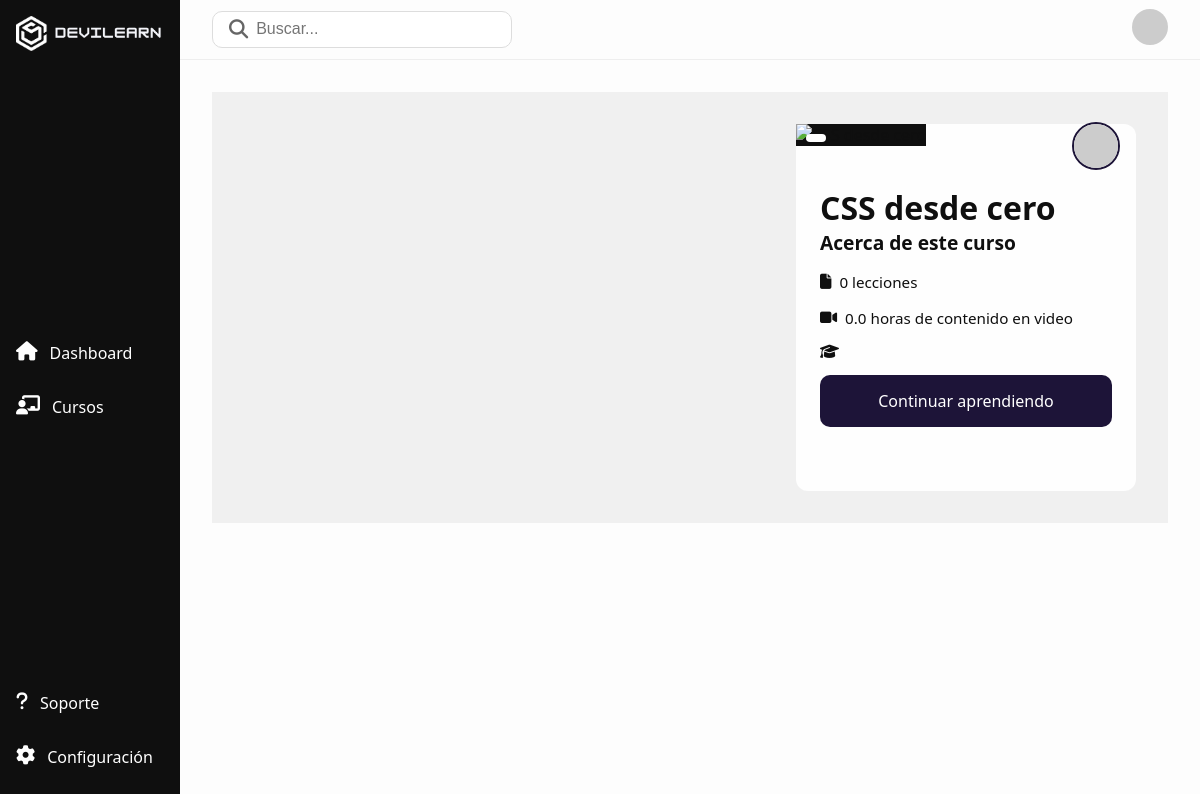
The page /courses/detail/css-desde-cero on the database as committed earlier.
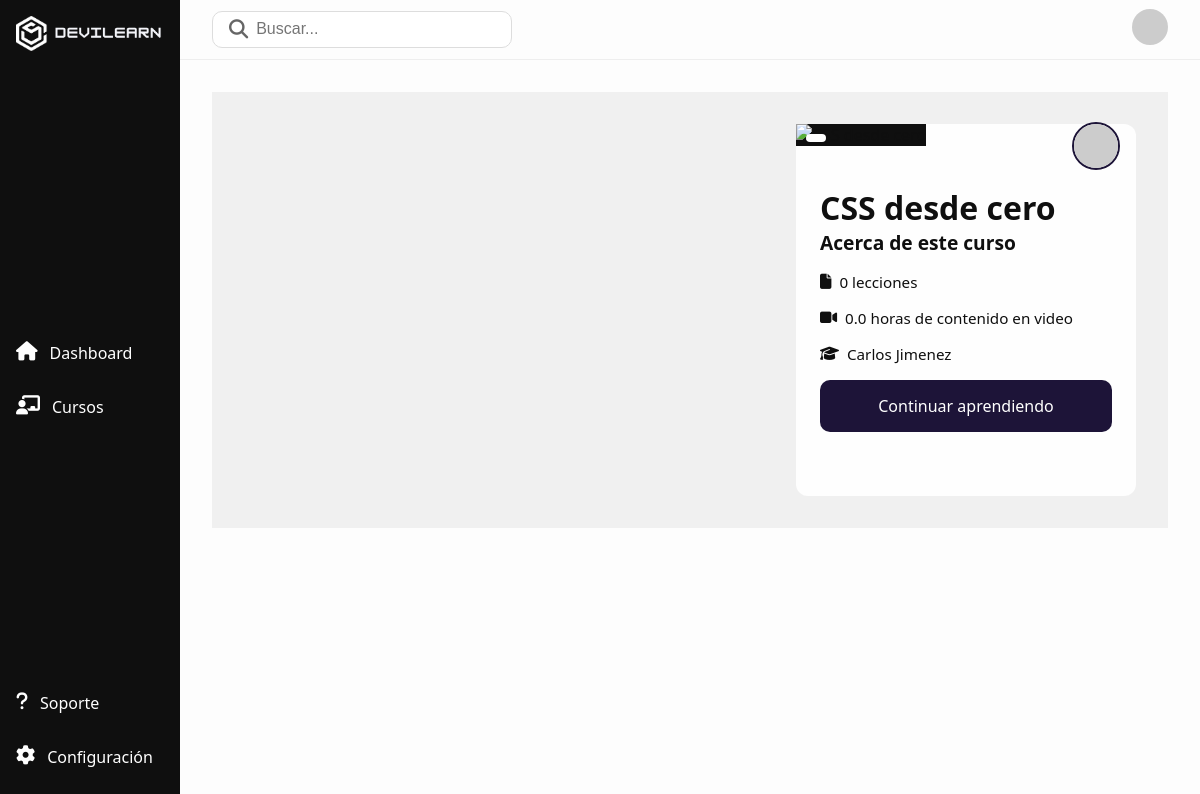
The same page on the database as committed later.
### apps/courses/models/course.py (models this page shows, shortened)
class Course(models.Model):
    owner = models.ForeignKey(
        settings.AUTH_USER_MODEL, on_delete=models.CASCADE
    )
    title = models.CharField(max_length=200)
    slug = models.SlugField(unique=True)
    overview = models.TextField()
    created_at = models.DateField(auto_now_add=True)
    categories = models.ManyToManyField(
        Category, through='CourseCategory', related_name='course')
    image = models.URLField(blank=True, null=True)
    rating = models.FloatField(
        default= 0,
        validators=[MaxValueValidator(5)]
    )
    level = models.CharField(
        blank=True,
        null=True
    )
    duration = models.FloatField(
        blank=True,
        null=True
    )
    class Meta:
        ordering = ['-created_at']

### apps/profiles/models/user.py (models this page shows, shortened)
class User(AbstractUser):
    is_instructor = models.BooleanField(default=False)

### apps/courses/views.py (the view)
# urls.py: path('detail/<str:slug>', views.course_detail, name='course_detail'),
def course_detail(request, slug):
    course = get_object_or_404(Course, slug=slug)
    modules = course.modules.prefetch_related('contents')
    total_contents = sum(mudule.contents.count() for mudule in modules)
    return render(
        request,
        "courses/course_detail.html",{
            "course": course,
            "modules":modules,
            "total_contents": total_contents
        },
    )

### apps/courses/templates/courses/course_detail.html (shortened to what this page needs)
{% extends 'base.html' %}
{% load static %}
{% block custom_styles %}
    <link rel="stylesheet" href="{% static 'css/styles.css' %}">
{% endblock custom_styles %}
{% block content %}
    <div class="layout">
        {% include 'includes/sidebar.html' %}
        <div class="main-content">
            {% include 'includes/header.html' %}
            <main>
                <div class="course-layout">
                    <div class="course-sections">
                    </div>
                    <div class="course-info-card">
                        <div class="card-banner">
                            <div class="tag">{{ course.level }}</div>
                            <img src="{% if course.image %}{{ course.image }}{% else %}https://placehold.co/600x200?text='{{ course.title }}'{% endif %}" alt="{{ course.title }}" />
                            <img class="author-avatar" src="https://randomuser.me/api/portraits/men/15.jpg/" alt="Autor">
                        </div>
                        <div class="card-body">
                            <h1>{{ course.title }}</h1>
                            <h3>Acerca de este curso</h3>
                            <ul class="course-details">
                                <li><i class="fa-solid fa-file"></i> {{ total_contents }} lecciones</li>
                                <li><i class="fa-solid fa-video"></i> {{ course.duration }} horas de contenido en video</li>
                                <li><i class="fa-solid fa-graduation-cap"></i>{{ course.owner.get_full_name }}</li>
                            </ul>
                            <a class="btn bnt-primary btn-course" href="#">Continuar aprendiendo</a>
                        </div>
                    </div>
                </div>
            </main>
        </div>
    </div>
{% endblock content %}

### templates/base.html (shortened to what this page needs)
<!DOCTYPE html>
<html lang="en">
<head>
    <link rel="stylesheet" href="https://cdnjs.cloudflare.com/ajax/libs/font-awesome/6.5.0/css/all.min.css">
    {% block custom_styles %}{% endblock custom_styles %}
</head>
<body>
    {% block content %}{% endblock content %}
</body>
</html>

### templates/includes/sidebar.html
{% load static %}
<div class="sidebar">
    <div class="logo">
        <img src="{% static 'img/devilearn.png' %}" alt="Logo">
    </div>
    <ul class="menu">
        <li><a class="menu-option" href="{% url 'index' %}"><i
                    class="fa-solid fa-house icon"></i><span>Dashboard</span></a>
        </li>
        <li><a class="menu-option" href="{% url 'course_list' %}"><i
                    class="fa-solid fa-chalkboard-user icon"></i><span>Cursos</span></a></li>
    </ul>
    <ul class="bottom-menu">
        <li><a class="menu-option" href="#"><i class="fa-solid fa-question icon"></i><span>Soporte</span></a>
        </li>
        <li><a class="menu-option" href="#"><i class="fa-solid fa-gear icon"></i><span>Configuración</span></a>
        </li>
    </ul>
</div>

### templates/includes/header.html
<div class="header">
    <form class="search-box" method='get'>
        <i class="fa-solid fa-magnifying-glass icon"></i>
        <input type="text" placeholder="Buscar..." name='q', value='{% if query %}{{ query }}{% endif %}'/>
    </form>
    <div class="header-right">
        <div class="avatar">
            <img src="https://randomuser.me/api/portraits/men/42.jpg" alt="User" />
        </div>
    </div>
</div>

### static/css/styles.css (style rules this page uses)
* { margin: 0; padding: 0; box-sizing: border-box; }
body { background: #111; font-family: 'Segoe UI', sans-serif; }
.sidebar { width: 55px; height: 100vh; background-color: #0f0f0f; color: white; padding: 1rem 0; display: flex; flex-direction: column; justify-content: space-between; transition: width 0.3s ease; overflow: hidden; }
.logo { display: flex; align-items: center; gap: 10px; padding: 0 1rem; margin-bottom: 2rem; }
.logo img { width: 170px; height: 35px; }
.menu .menu-option { color: #ffffff; text-decoration: none; }
.bottom-menu a { color: #ffffff; text-decoration: none; }
.menu, .bottom-menu { list-style: none; }
.menu li, .bottom-menu li { display: flex; align-items: center; padding: 1rem; gap: 1rem; position: relative; cursor: pointer; transition: background 0.2s; }
.icon { font-size: 1.2rem; }
.layout { display: flex; height: 100vh; }
.main-content { flex-grow: 1; display: flex; flex-direction: column; background-color: #f0f0f0; transition: margin-left 0.3s ease; }
.header { height: 60px; background: #fdfdfd; display: flex; align-items: center; justify-content: space-between; padding: 0 2rem; border-bottom: 1px solid #eee; }
.search-box { display: flex; align-items: center; background: white; padding: 0.5rem 1rem; border-radius: 10px; border: 1px solid #ddd; width: 300px; }
.search-box .icon { margin-right: 8px; color: #666; }
.search-box input { border: none; outline: none; background: transparent; width: 100%; font-size: 1rem; }
.header-right { display: flex; align-items: center; gap: 1rem; }
.avatar img { width: 36px; height: 36px; border-radius: 50%; object-fit: cover; }
main { flex-grow: 1; padding: 2rem; background-color: #fdfdfd; }
.course-layout { display: flex; gap: 2rem; padding: 2rem; flex-wrap: wrap; background: #f0f0f0; color: #0f0f0f; }
.course-sections { flex: 1 1 500px; }
.course-info-card { flex: 1 1 320px; background: #fefefe; border-radius: 12px; }
.card-banner { position: relative; }
.card-banner .tag { position: absolute; top: 10px; left: 10px; background: #ffffff; color: #000; font-size: 0.75rem; padding: 4px 10px; border-radius: 20px; }
.card-banner img:first-of-type { width: 100%; height: 180px; object-fit: contain; background: #0f0f0f; }
.author-avatar { width: 48px; height: 48px; border-radius: 50%; position: absolute; bottom: -24px; right: 16px; border: 2px solid #1d1438; background: white; }
.card-body { padding: 2.5rem 1.5rem 1.5rem; margin-bottom: 40px; }
.card-body h3 { margin-bottom: 1rem; font-size: 1.2rem; }
.course-details { list-style: none; padding: 0; }
.course-details li { margin-bottom: 1rem; display: flex; align-items: center; gap: 0.5rem; font-size: 0.95rem; }
a.btn { text-decoration: none; color: #ffffff; background-color: #1d1438; padding: 15px 20px; display: block; height: auto; width: 100%; border-radius: 10px; text-align: center; font-size: 16px; }

Rows that differ between the two databases and show on the page:
changed through a linked row, Course "CSS desde cero": owner.get_full_name (not shown) → "Carlos Jimenez"
